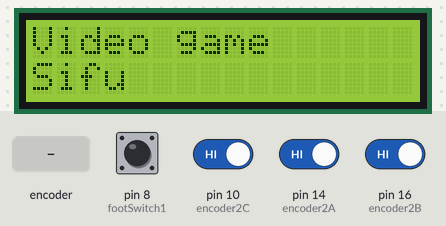
Bench run of a sketch on a simulated Arduino Leonardo, built with avr-gcc and run on an emulated ATmega32U4. Parts: 16×2 character LCD. Inputs (shaded band) come from the test bench; at power-on: pin 10 (encoder2C), pin 14 (encoder2A), pin 16 (encoder2B) HIGH, pin 8 (footSwitch1) LOW. What the sketch prints to the serial monitor is not drawn.

Above: at 1.2 s.
1.3 s: pin 8 (footSwitch1) pulled HIGH for 0.15 s
Timing chart, 0 to 1.5 s (numbered marks = the images above; inputs shaded):
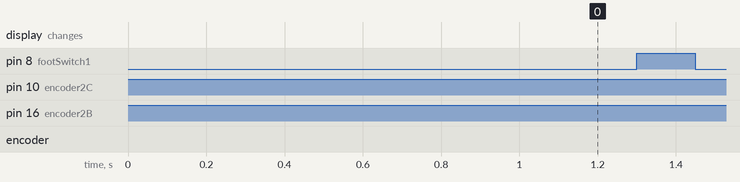

The sketch:

HID_LCDver.ino
```cpp
#include <Wire.h>
#include <LiquidCrystal_I2C.h>
#include <Keyboard.h>
#include <Mouse.h>

const int  en = 2, rw = 1, rs = 0, d4 = 4, d5 = 5, d6 = 6, d7 = 7, bl = 3;
const int i2c_addr = 0x27;      //0x27
LiquidCrystal_I2C lcd(i2c_addr, en, rw, rs, d4, d5, d6, d7, bl, POSITIVE);

const int encoder1A = 6; //CLK
const int encoder1B = 5; //DT
const int encoder1C = 3;
const int encoder2A = 14;//CLK
const int encoder2B = 16;//DT
const int encoder2C = 10;//SW

const int red_button = 7;
const int footSwitch1 = 8;
const int footSwitch2 = 9;

int profileSelect = 0;
int profileSelectReduce = 0;
int profileSelectAdvance = 0;
int profileGroup = 0;
int currentStateCLK;
int previousStateCLK;

//variable for toogle mode______________________________________________
int toggle1 = 0;
int toggle2 = 0;
int toggle3 = 0;
int toggle4 = 0;

int repeatLimiter1 = 0;
int repeatLimiter2 = 0;

//Foot switch ___________________________________________________________
const int SHORT_PRESS_TIME = 1000;
const int LONG_PRESS_TIME  = 1000;
//Foot switch 1 debounce________________________________________________(3)
int lastState_FSW1 = LOW;
int currentState_FSW1;
unsigned long pressedTime_FSW1  = 0;
unsigned long releasedTime_FSW1 = 0;

//Foot switch 2 debounce________________________________________________(3.1)
int lastState_FSW2 = LOW;
int currentState_FSW2;
unsigned long pressedTime_FSW2  = 0;
unsigned long releasedTime_FSW2 = 0;

//button debounce__________________long press_________ENCODER2__________(2)
int lastState_encoder2 = LOW;  // the previous state from the input pin
int currentState_encoder2;     // the current reading from the input pin
unsigned long pressedTime_ECD2  = 0;
unsigned long releasedTime_ECD2 = 0;
unsigned long ButtonHold_ECD2 = 0;

//turn off lcd backlight after 7 secconds________________________________(1)
unsigned long previousMillis = 0;
const long interval = 7000;
int toggleBackLight = 0;

void setup() {
  Serial.begin(9600);
  pinMode(encoder2A, INPUT_PULLUP);
  pinMode(encoder2B, INPUT_PULLUP);
  pinMode(encoder2C, INPUT_PULLUP);
  pinMode(red_button, INPUT_PULLUP);
  pinMode(footSwitch1, INPUT);
  pinMode(footSwitch2, INPUT);

  lcd.begin(16, 2);

  previousStateCLK = digitalRead(encoder2B);
}

void loop() {
  //turn off lcd backlight after 7 secconds______________________________(1)
  unsigned long currentMillis = millis();
  if (toggleBackLight == 0) {
    if (currentMillis - previousMillis >= interval) {
      previousMillis = currentMillis;
      lcd.noBacklight();
    }
  }

  //button debounce__________________long press_________ENCODER2__________(2)
  currentState_encoder2 = digitalRead(encoder2C);
  if (lastState_encoder2 == HIGH && currentState_encoder2 == LOW) {
    pressedTime_ECD2 = millis();
  }
  else if (lastState_encoder2 == LOW && currentState_encoder2 == HIGH) {
    releasedTime_ECD2 = millis();

    long pressDuration_ECD2 = releasedTime_ECD2 - pressedTime_ECD2;

    if ( pressDuration_ECD2 < SHORT_PRESS_TIME ) {
      profileGroup++;
      lcd.backlight();
      previousMillis = currentMillis;
      if (profileGroup >= 3) {
        profileGroup = 0;
      }
      Serial.print("profileGroup");
      Serial.println(profileGroup);
      print_profileGroup();
      profile_data();
    }
    if ( pressDuration_ECD2 > LONG_PRESS_TIME ) {
      Serial.println("A long press is detected");
      toggleBackLight++;
      if (toggleBackLight >> 1 ) {
        toggleBackLight = 0;
      }
      if (toggleBackLight == 1) {
        lcd.backlight();
      }
    }
  }
  lastState_encoder2 = currentState_encoder2;
  //______________________________________________________________________________

  //Foot switch 1 debounce________________________________________________________(3)
if (repeatLimiter1 == 0){
  if (digitalRead(footSwitch1) == 1){
    //foot_switch1();
    Serial.println("switch 1 pressed");
  }
}

if (digitalRead(footSwitch1) == 0){
  repeatLimiter1 = 0;
  Keyboard.releaseAll();
  Serial.println("switch 1 released");
}

  //______________________________________________________________________________(3)

//foor switch 2 debounce v2________________________________________________________________
//if (repeatLimiter2 == 0){
//  if (digitalRead(footSwitch2) == 1){
//    //foot_switch2();
//    Serial.println("switch 2 pressed");
//  }
//}
//
//if (digitalRead(footSwitch2) == 0){
//  repeatLimiter2 = 0;
//  Keyboard.releaseAll();
//  Serial.println("switch 2 released");
//}
//_________________________________________________________________________________________
  currentStateCLK = digitalRead(encoder2B);
  if (currentStateCLK != previousStateCLK) {
    if (digitalRead(encoder2A) != currentStateCLK) {
      profileSelectReduce++;
    }
    else {
      profileSelectAdvance++;
    }

    //use "profileSelectReduce&Advance to account for bouncing_________________________________________________
    if (profileSelectReduce >= 2) {
      profileSelect--;
      profileSelectReduce = 0;
      lcd.backlight();
      previousMillis = currentMillis;
      if (profileSelect > 3) {
        profileSelect = 0;
      }
      if (profileSelect < 0) {
        profileSelect = 3;
      }
      profile_data();
      Serial.print("profileSelect");
      Serial.println(profileSelect);
    }
    if (profileSelectAdvance >= 2) {
      profileSelect++;
      profileSelectAdvance = 0;
      lcd.backlight();
      previousMillis = currentMillis;
      if (profileSelect > 3) {
        profileSelect = 0;
      }
      if (profileSelect < 0) {
        profileSelect = 3;
      }
      profile_data();
      Serial.print("profileSelect");
      Serial.println(profileSelect);
    }
    //____________________________________________________________________

    previousStateCLK = currentStateCLK;
  }
}

void profile_data() {
  switch (profileGroup) {
    case 0:                           //work profile
      switch (profileSelect) {
        case 0:                         //Arduino
          lcd.setCursor(0, 1); lcd.print("                "); lcd.setCursor(0, 1); lcd.print("Arduino   ");

          break;
        case 1:                         //MSword
          lcd.setCursor(0, 1); lcd.print("                "); lcd.setCursor(0, 1); lcd.print("Word      ");

          break;
        case 2:
          lcd.setCursor(0, 1); lcd.print("                "); lcd.setCursor(0, 1); lcd.print("Excell    ");

          break;
        case 3:
          lcd.setCursor(0, 1); lcd.print("                "); lcd.setCursor(0, 1); lcd.print("Powerpoint");

          break;
      }
      break;

    case 1:                           //game profile
      switch (profileSelect) {
        case 0:                         //sifu
          lcd.setCursor(0, 1); lcd.print("                "); lcd.setCursor(0, 1); lcd.print("Sifu      ");

          break;
        case 1:                         //valorant
          lcd.setCursor(0, 1); lcd.print("                "); lcd.setCursor(0, 1); lcd.print("Valorant");

          break;
        case 2:                         //farcry 4
          lcd.setCursor(0, 1); lcd.print("                "); lcd.setCursor(0, 1); lcd.print("Farcry 4");

          break;
        case 3:
          lcd.setCursor(0, 1); lcd.print("                "); lcd.setCursor(0, 1); lcd.print("Forza Horizon 4");

          break;
      }
      break;

    case 2:                           //account manager
      switch (profileSelect) {
        case 0:                         //GMAIL
          lcd.setCursor(0, 1); lcd.print("                "); lcd.setCursor(0, 1); lcd.print("Gmail      ");

          break;
        case 1:                         //gelbooru
          lcd.setCursor(0, 1); lcd.print("                "); lcd.setCursor(0, 1); lcd.print("Gelbooru");

          break;
        case 2:                         //facebook
          lcd.setCursor(0, 1); lcd.print("                "); lcd.setCursor(0, 1); lcd.print("Facebook");

          break;
        case 3:                         //discord
          lcd.setCursor(0, 1); lcd.print("                "); lcd.setCursor(0, 1); lcd.print("Discord");

          break;
      }
      break;
  }
}

void print_profileGroup(){
  switch(profileGroup){
    case 0:         //work profile
      lcd.setCursor(0,0); lcd.print("                "); lcd.setCursor(0,0); lcd.print("Work");
    break;
    case 1:         //game profile
      lcd.setCursor(0,0); lcd.print("                "); lcd.setCursor(0,0); lcd.print("Video game");
    break;
    case 2:         //password manager profile
      lcd.setCursor(0,0); lcd.print("                "); lcd.setCursor(0,0); lcd.print("Password manager");
    break;
  }
}


//void foot_switch1() {
//  switch (profileGroup) {
//    case 0:                           //work profile
//      switch (profileSelect) {
//        case 0:                         //Arduino
//          Keyboard.press(KEY_LEFT_CTRL);
//          Keyboard.press('t');
//          Keyboard.releaseAll();
//          break;
//        case 1:                         //MSword
//
//          break;
//        case 2:
//
//          break;
//        case 3:
//
//          break;
//      }
//      break;
//
//    case 1:                           //game profile
//      switch (profileSelect) {
//        case 0:                         //sifu
//          //          Keyboard.press('w');
//          //          delay(20);
//          //          Keyboard.releaseAll();
//          //          Keyboard.press('w');
//          //          delay(20);
//          //          Keyboard.releaseAll();
//          //          Mouse.press();
//          //          delay(20);
//          //          Mouse.release();
//
//          Mouse.press(MOUSE_RIGHT);
//          delay(50);
//          Mouse.release(MOUSE_RIGHT);
//          Mouse.press();
//          delay(50);
//          Mouse.release();
//          break;
//        case 1:                         //valorant
//          toggle1++;
//          if (toggle1 >= 2) {
//            toggle1 = 0;
//          }
//          switch (toggle1) {
//            case 0:
//              Keyboard.release('v');
//              break;
//            case 1:
//              Keyboard.press('v');
//              break;
//          }
//          break;
//        case 2:                         //farcry 4
//
//          break;
//        case 3:                         //forza horizon 4
//          Keyboard.press('p');
//          Keyboard.release('p');
//          break;
//      }
//      break;
//  }
//}

//void foot_switch2() {
//  switch (profileGroup) {
//    case 0:                           //work profile
//      switch (profileSelect) {
//        case 0:                         //Arduino
//          Keyboard.press(KEY_LEFT_CTRL);
//          Keyboard.write('/');
//          Keyboard.releaseAll();
//          break;
//        case 1:                         //MSword
//
//          break;
//        case 2:
//
//          break;
//        case 3:
//
//          break;
//      }
//      break;
//
//    case 1:                           //game profile
//      switch (profileSelect) {
//        case 0:                         //sifu
//          Keyboard.press('s');
//          delay(20);
//          Keyboard.releaseAll();
//          Keyboard.press('w');
//          delay(20);
//          Keyboard.releaseAll();
//          Mouse.click(MOUSE_RIGHT);
//          break;
//        case 1:                         //valorant
//          toggle2++;
//          if (toggle2 >= 2) {
//            toggle2 = 0;
//          }
//          switch (toggle2) {
//            case 0:
//              Keyboard.release(',');
//              break;
//            case 1:
//              Keyboard.press(',');
//              break;
//          }
//          break;
//        case 2:                         //farcry 4
//
//          break;
//        case 3:                         //forza horizon 4
//          Keyboard.press('t');
//          Keyboard.release('t');
//          break;
//      }
//      break;
//  }
//}
```
